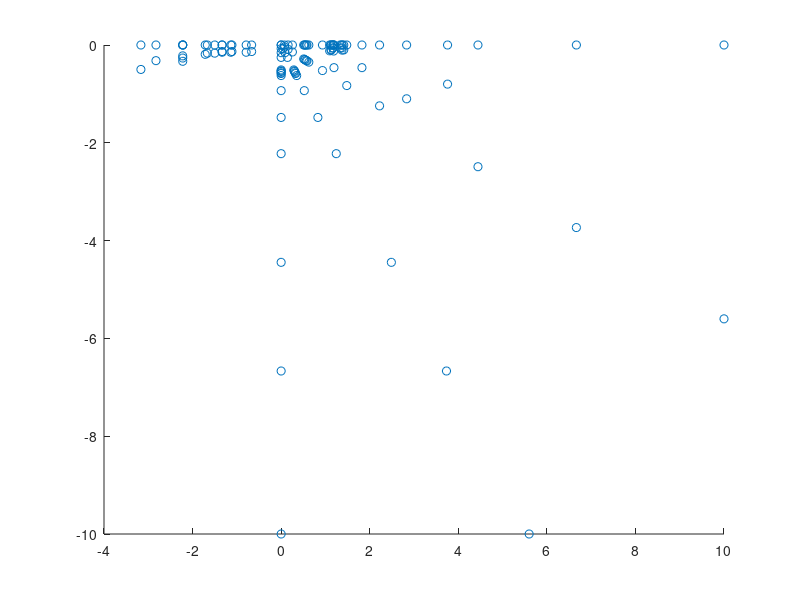

MATLAB code to generate this figure:
teaPot = [    0.2000,  0.0000, 2.70000 ;   0.2000, -0.1120, 2.70000 ;
      0.1120, -0.2000, 2.70000 ;   0.0000, -0.2000, 2.70000 ;
      1.3375,  0.0000, 2.53125 ;   1.3375, -0.7490, 2.53125 ;
      0.7490, -1.3375, 2.53125 ;   0.0000, -1.3375, 2.53125 ;
      1.4375,  0.0000, 2.53125 ;   1.4375, -0.8050, 2.53125 ;
      0.8050, -1.4375, 2.53125 ;   0.0000, -1.4375, 2.53125 ;
      1.5000,  0.0000, 2.40000 ;   1.5000, -0.8400, 2.40000 ;
      0.8400, -1.5000, 2.40000 ;   0.0000, -1.5000, 2.40000 ;
      1.7500,  0.0000, 1.87500 ;   1.7500, -0.9800, 1.87500 ;
      0.9800, -1.7500, 1.87500 ;   0.0000, -1.7500, 1.87500 ;
      2.0000,  0.0000, 1.35000 ;   2.0000, -1.1200, 1.35000 ;
      1.1200, -2.0000, 1.35000 ;   0.0000, -2.0000, 1.35000 ;
      2.0000,  0.0000, 0.90000 ;   2.0000, -1.1200, 0.90000 ;
      1.1200, -2.0000, 0.90000 ;   0.0000, -2.0000, 0.90000 ;
     -2.0000,  0.0000, 0.90000 ;   2.0000,  0.0000, 0.45000 ;
      2.0000, -1.1200, 0.45000 ;   1.1200, -2.0000, 0.45000 ;
      0.0000, -2.0000, 0.45000 ;   1.5000,  0.0000, 0.22500 ;
      1.5000, -0.8400, 0.22500 ;   0.8400, -1.5000, 0.22500 ;
      0.0000, -1.5000, 0.22500 ;   1.5000,  0.0000, 0.15000 ;
      1.5000, -0.8400, 0.15000 ;   0.8400, -1.5000, 0.15000 ;
      0.0000, -1.5000, 0.15000 ;  -1.6000,  0.0000, 2.02500 ;
     -1.6000, -0.3000, 2.02500 ;  -1.5000, -0.3000, 2.25000 ;
     -1.5000,  0.0000, 2.25000 ;  -2.3000,  0.0000, 2.02500 ;
     -2.3000, -0.3000, 2.02500 ;  -2.5000, -0.3000, 2.25000 ;
     -2.5000,  0.0000, 2.25000 ;  -2.7000,  0.0000, 2.02500 ;
     -2.7000, -0.3000, 2.02500 ;  -3.0000, -0.3000, 2.25000 ;
     -3.0000,  0.0000, 2.25000 ;  -2.7000,  0.0000, 1.80000 ;
     -2.7000, -0.3000, 1.80000 ;  -3.0000, -0.3000, 1.80000 ;
     -3.0000,  0.0000, 1.80000 ;  -2.7000,  0.0000, 1.57500 ;
     -2.7000, -0.3000, 1.57500 ;  -3.0000, -0.3000, 1.35000 ;
     -3.0000,  0.0000, 1.35000 ;  -2.5000,  0.0000, 1.12500 ;
     -2.5000, -0.3000, 1.12500 ;  -2.6500, -0.3000, 0.93750 ;
     -2.6500,  0.0000, 0.93750 ;  -2.0000, -0.3000, 0.90000 ;
     -1.9000, -0.3000, 0.60000 ;  -1.9000,  0.0000, 0.60000 ;
      1.7000,  0.0000, 1.42500 ;   1.7000, -0.6600, 1.42500 ;
      1.7000, -0.6600, 0.60000 ;   1.7000,  0.0000, 0.60000 ;
      2.6000,  0.0000, 1.42500 ;   2.6000, -0.6600, 1.42500 ;
      3.1000, -0.6600, 0.82500 ;   3.1000,  0.0000, 0.82500 ;
      2.3000,  0.0000, 2.10000 ;   2.3000, -0.2500, 2.10000 ;
      2.4000, -0.2500, 2.02500 ;   2.4000,  0.0000, 2.02500 ;
      2.7000,  0.0000, 2.40000 ;   2.7000, -0.2500, 2.40000 ;
      3.3000, -0.2500, 2.40000 ;   3.3000,  0.0000, 2.40000 ;
      2.8000,  0.0000, 2.47500 ;   2.8000, -0.2500, 2.47500 ;
      3.5250, -0.2500, 2.49375 ;   3.5250,  0.0000, 2.49375 ;
      2.9000,  0.0000, 2.47500 ;   2.9000, -0.1500, 2.47500 ;
      3.4500, -0.1500, 2.51250 ;   3.4500,  0.0000, 2.51250 ;
      2.8000,  0.0000, 2.40000 ;   2.8000, -0.1500, 2.40000 ;
      3.2000, -0.1500, 2.40000 ;   3.2000,  0.0000, 2.40000 ;
      0.0000,  0.0000, 3.15000 ;   0.8000,  0.0000, 3.15000 ;
      0.8000, -0.4500, 3.15000 ;   0.4500, -0.8000, 3.15000 ;
      0.0000, -0.8000, 3.15000 ;   0.0000,  0.0000, 2.85000 ;
      1.4000,  0.0000, 2.40000 ;   1.4000, -0.7840, 2.40000 ;
      0.7840, -1.4000, 2.40000 ;   0.0000, -1.4000, 2.40000 ;
      0.4000,  0.0000, 2.55000 ;   0.4000, -0.2240, 2.55000 ;
      0.2240, -0.4000, 2.55000 ;   0.0000, -0.4000, 2.55000 ;
      1.3000,  0.0000, 2.55000 ;   1.3000, -0.7280, 2.55000 ;
      0.7280, -1.3000, 2.55000 ;   0.0000, -1.3000, 2.55000 ;
      1.3000,  0.0000, 2.40000 ;   1.3000, -0.7280, 2.40000 ;
      0.7280, -1.3000, 2.40000 ;   0.0000, -1.3000, 2.40000 ;
    ];
xCoord = teaPot(:,1)./teaPot(:,3);
yCoord = teaPot(:,2)./teaPot(:,3);

varname = [xCoord yCoord];
scatter(xCoord,yCoord)